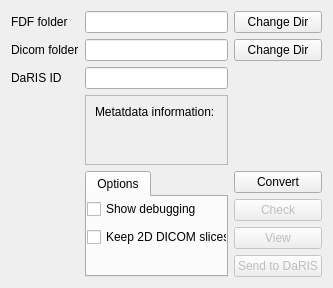
      <widget class="QWidget" name="tab_fdf_2">
       <attribute name="title">
        <string>FDF converter</string>
       </attribute>
       <layout class="QVBoxLayout" name="verticalLayout_7">
        <item>
         <layout class="QGridLayout" name="gridLayout_4">
          <item row="0" column="4">
           <widget class="QPushButton" name="pushButton_changefdf">
            <property name="toolTip">
             <string>Change the FDF input directory</string>
            </property>
            <property name="text">
             <string>Change Dir</string>
            </property>
           </widget>
          </item>
          <item row="0" column="1">
           <widget class="QLabel" name="label_13">
            <property name="text">
             <string>FDF folder</string>
            </property>
            <property name="buddy">
             <cstring>lineEdit_fdfpath</cstring>
            </property>
           </widget>
          </item>
          <item row="1" column="1">
           <widget class="QLabel" name="label_16">
            <property name="text">
             <string>Dicom folder</string>
            </property>
            <property name="buddy">
             <cstring>lineEdit_dicompath</cstring>
            </property>
           </widget>
          </item>
          <item row="2" column="1">
           <widget class="QLabel" name="label_17">
            <property name="text">
             <string>DaRIS ID</string>
            </property>
            <property name="buddy">
             <cstring>lineEdit_darisid</cstring>
            </property>
           </widget>
          </item>
          <item row="1" column="4">
           <widget class="QPushButton" name="pushButton_changedicom">
            <property name="toolTip">
             <string>Change the output DICOM directory.  Only do this if the automatic folder name is already taken.</string>
            </property>
            <property name="text">
             <string>Change Dir</string>
            </property>
           </widget>
          </item>
          <item row="2" column="3">
           <widget class="QLineEdit" name="lineEdit_darisid">
            <property name="toolTip">
             <string>DaRIS ID string should automatically update with new FDF folder</string>
            </property>
            <property name="layoutDirection">
             <enum>Qt::RightToLeft</enum>
            </property>
            <property name="alignment">
             <set>Qt::AlignRight|Qt::AlignTrailing|Qt::AlignVCenter</set>
            </property>
           </widget>
          </item>
          <item row="0" column="3">
           <widget class="QLineEdit" name="lineEdit_fdfpath">
            <property name="layoutDirection">
             <enum>Qt::RightToLeft</enum>
            </property>
            <property name="alignment">
             <set>Qt::AlignRight|Qt::AlignTrailing|Qt::AlignVCenter</set>
            </property>
           </widget>
          </item>
          <item row="1" column="3">
           <widget class="QLineEdit" name="lineEdit_dicompath">
            <property name="layoutDirection">
             <enum>Qt::RightToLeft</enum>
            </property>
            <property name="alignment">
             <set>Qt::AlignRight|Qt::AlignTrailing|Qt::AlignVCenter</set>
            </property>
           </widget>
          </item>
          <item row="5" column="3">
           <layout class="QHBoxLayout" name="horizontalLayout_2"/>
          </item>
          <item row="4" column="3">
           <widget class="QTabWidget" name="Multiecho_2">
            <property name="enabled">
             <bool>true</bool>
            </property>
            <property name="currentIndex">
             <number>0</number>
            </property>
            <widget class="QWidget" name="tab_generic_2">
             <attribute name="title">
              <string>Options</string>
             </attribute>
             <widget class="QWidget" name="layoutWidget">
              <property name="geometry">
               <rect>
                <x>0</x>
                <y>0</y>
                <width>173</width>
                <height>52</height>
               </rect>
              </property>
              <layout class="QGridLayout" name="gridLayout_7">
               <item row="0" column="0">
                <widget class="QCheckBox" name="checkBox_debugging">
                 <property name="toolTip">
                  <string>Display more verbose debugging</string>
                 </property>
                 <property name="text">
                  <string>Show debugging</string>
                 </property>
                </widget>
               </item>
               <item row="1" column="0">
                <widget class="QCheckBox" name="checkBox_nodcmulti">
                 <property name="toolTip">
                  <string>Do not convert 2D slices to enhance DICOM format</string>
                 </property>
                 <property name="text">
                  <string>Keep 2D DICOM slices</string>
                 </property>
                </widget>
               </item>
              </layout>
             </widget>
            </widget>
           </widget>
          </item>
          <item row="3" column="3">
           <widget class="QScrollArea" name="scrollArea">
            <property name="widgetResizable">
             <bool>true</bool>
            </property>
            <widget class="QWidget" name="scrollAreaWidgetContents">
             <property name="geometry">
              <rect>
               <x>0</x>
               <y>0</y>
               <width>172</width>
               <height>35</height>
              </rect>
             </property>
             <layout class="QVBoxLayout" name="verticalLayout_15">
              <item>
               <widget class="QLabel" name="FDFprocparInfo">
                <property name="text">
                 <string>Metatdata information: </string>
                </property>
                <property name="alignment">
                 <set>Qt::AlignLeading|Qt::AlignLeft|Qt::AlignTop</set>
                </property>
               </widget>
              </item>
             </layout>
            </widget>
           </widget>
          </item>
          <item row="4" column="4">
           <layout class="QVBoxLayout" name="verticalLayout_4">
            <item>
             <widget class="QPushButton" name="pushButton_convert">
              <property name="toolTip">
               <string>Convert FDF folder to DICOM using fdf2dcm.sh</string>
              </property>
              <property name="text">
               <string>Convert</string>
              </property>
             </widget>
            </item>
            <item>
             <widget class="QPushButton" name="pushButton_check">
              <property name="enabled">
               <bool>false</bool>
              </property>
              <property name="toolTip">
               <string>Check dicom output using Dicom3Tool's DCIODVFY</string>
              </property>
              <property name="text">
               <string>Check</string>
              </property>
             </widget>
            </item>
            <item>
             <widget class="QPushButton" name="pushButton_view">
              <property name="enabled">
               <bool>false</bool>
              </property>
              <property name="toolTip">
               <string>View dicom output using MRtrix's MRVIEW</string>
              </property>
              <property name="text">
               <string>View</string>
              </property>
             </widget>
            </item>
            <item>
             <widget class="QPushButton" name="pushButton_send2daris">
              <property name="enabled">
               <bool>false</bool>
              </property>
              <property name="toolTip">
               <string>Send Dicom folder to DaRIS </string>
              </property>
              <property name="text">
               <string>Send to DaRIS</string>
              </property>
             </widget>
            </item>
           </layout>
          </item>
         </layout>
        </item>
       </layout>
      </widget>
